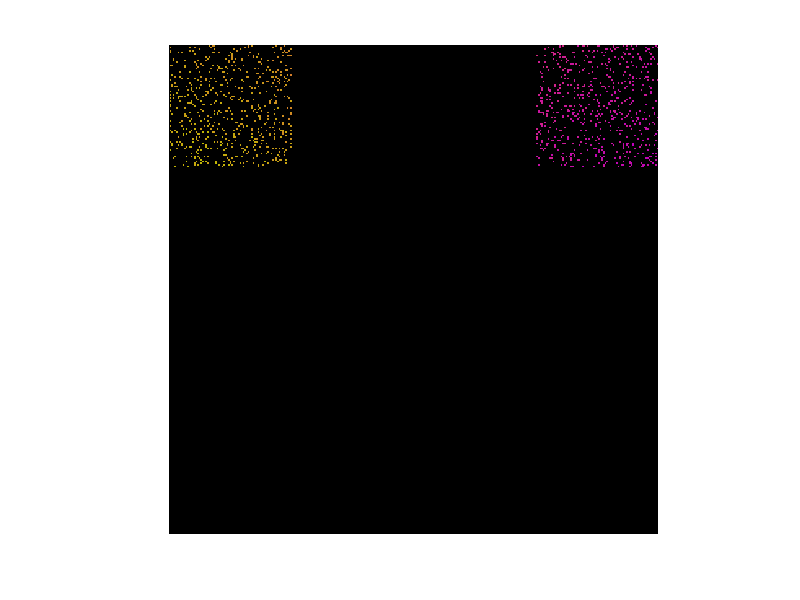

Here is the MATLAB script that generated this plot: (Note: this script raises an error after producing the figure.)
close all
clear
clc

%========================Good Presets==============================
% numAgents = 500;
% mapSize = 100;
% sensingRadius = 8;
% neighborToGoalForceRatio = 0.072;
%spawnType = 'RandomSpawn';
%===================================================================
% numAgents = 500;
% mapSize = 100;
% sensingRadius = 10;
% neighborToGoalForceRatio = 0.01;
% spawnType = 'OpposingCoordinatedSpawn';
%==================================================================
%numAgents = 300;
%mapSize = 156;
%sensingRadius = 20;
%neighborToGoalForceRatio = 0.4;
%movePerStepFraction = 8/10;
%spawnType = 'OpposingCoordinatedSpawn';
%==================================================================

numAgents = 1200; %number of agents
mapSize = 300; %x and y dimension of map
sensingRadius = 10; %Radius of sensing range for each agent (square sensing range)
neighborToGoalForceRatio = 0.8; %Ratio of the force from the goal point to the force exerted by one agent of the same color
movePerStepFraction = 8/10;

environment = zeros(mapSize, mapSize, 6); %X, Y for RGB and "contains agent" and GoalX,GoalY
imageResize = 10; %Makes the plot bigger

%spawnType = 'RandomSpawn';
%spawnType = 'CoordinatedSpawn';
spawnType = 'OpposingCoordinatedSpawn';

switch spawnType
    case 'RandomSpawn'
        %Place agents randomly on the map
        for i = 1:numAgents
            new = false;
            while not(new)
                randx = randi(mapSize);
                randy = randi(mapSize);
                if environment(randx,randy,4) == 0
                    new = true;
                end
            end
            environment(randx,randy,4) = 1; %The row coordinate is x, the column coordinate is y
        end
        
        %Set the goal positions of each agent to a random point on the map
        environment(:,:,5:6) = randi(mapSize,[mapSize,mapSize,2]) .* environment(:,:,4);
    case 'CoordinatedSpawn'
      %Place agents in the top left corner of the map
        for i = 1:numAgents
            new = false;
            while not(new)
                randx = randi(round(mapSize/4));
                randy = randi(round(mapSize/4));
                if environment(randx,randy,4) == 0
                    new = true;
                end
            end
            environment(randx,randy,4) = 1; %The row coordinate is x, the column coordinate is y
        end
        
        %Set the goal positions of each agent to a random point on the map
        environment(:,:,5:6) = randi(mapSize/2,[mapSize,mapSize,2]) .* environment(:,:,4); 
        environment(:,:,5:6) = environment(:,:,5:6) + mapSize/2;
    case 'OpposingCoordinatedSpawn'
        for i = 1:numAgents
            new = false;
            while not(new)
                randx = randi(round(mapSize/4));
                randy = randi(round(mapSize/4));
                if mod(i,2) == 0
                   randy = randy + mapSize*3/4; 
                   environment(randx,randy,5:6) = randi(round(mapSize/4),[1,1,2]); 
                   environment(randx,randy,5) = environment(randx,randy,5) + mapSize*3/4;
                else
                   environment(randx,randy,5:6) = randi(round(mapSize/4),[1,1,2]); 
                   environment(randx,randy,5:6) = environment(randx,randy,5:6) + mapSize*3/4;
                end
                if environment(randx,randy,4) == 0
                    new = true;
                end
            end
            environment(randx,randy,4) = 1; %The row coordinate is x, the column coordinate is y
        end
end

%Create matrix of indexes
IndexMat = zeros(mapSize, mapSize, 2); 
yIndex = 1:mapSize;
xIndex = (1:mapSize)';
for i = 1:mapSize
   IndexMat(:,i,1) = xIndex;
   IndexMat(i,:,2) = yIndex;
end

%Find unit vector to goal
unitToGoal = (environment(:,:,5:6) - IndexMat)./vecnorm(environment(:,:,5:6) - IndexMat,2,3);

%Find angle of unit vector to goal relative to x-axis
theta = mod(atan2(unitToGoal(:,:,2),unitToGoal(:,:,1)),2*pi);

%Set the color of each agent depending on their theta angle
environment(:,:,1) = ((theta < pi).*(255-theta*255/pi)) + ((theta >= pi).*(theta-pi)*255/pi);
environment(:,:,2) = (and(theta <= 5/3*pi,theta >= 2/3*pi).*(255-(theta-2/3*pi)*255/pi)) + ...
    ((theta > 5/3*pi).*(theta-5/3*pi)*255/pi) + ((theta < 2/3*pi).*((theta+1/3*pi)*255/pi));
environment(:,:,3) = (and(theta <= 4/3*pi,theta >= 1/3*pi).*(theta-1/3*pi)*255/pi) + ...
    ((theta < 1/3*pi).*(255-(theta+2/3*pi)*255/pi)) + ((theta > 4/3*pi).*(255-(theta-4/3*pi)*255/pi));

%Find the sum of the colors of each agent for normalization reasons
colorSum = environment(:,:,1) + environment(:,:,2) + environment(:,:,3);

%display the image showing locations and colors of every agent
imshow(floor(environment(:,:,1:3))./colorSum*1.5.*environment(:,:,4));

%===========================Main Loop==========================%
for t = 1:3000
    tic
    %find number of agents who have reached their goal points
    numAtGoal = sum(sum(vecnorm(environment(:,:,5:6) - IndexMat,2,3) == 0));
    %erase agents who have reached their goal points
    environment(:,:,:) = environment(:,:,:) .* (vecnorm(environment(:,:,5:6) - IndexMat,2,3) ~= 0);
    
    %spawn a new agent for each one that was erased
    for i = 1:numAtGoal
        
        new = false;
        switch spawnType
            case 'RandomSpawn'
                while not(new)
                    randx = randi(mapSize);
                    randy = randi(mapSize);
                    if environment(randx,randy,4) == 0
                        new = true;
                    end
                end
                environment(randx,randy,4) = 1; %The row coordinate is x, the column coordinate is y
                %Set new random goal point
                environment(randx,randy,5:6) = randi(mapSize,size(environment(randx,randy,5:6)));
            case 'CoordinatedSpawn'
                new = false;
                while not(new)
                    randx = randi(mapSize/4);
                    randy = randi(mapSize/4);
                    if environment(randx,randy,4) == 0
                        new = true;
                    end
                end
                environment(randx,randy,4) = 1; %The row coordinate is x, the column coordinate is y
                environment(randx,randy,5:6) = randi(mapSize/2,size(environment(randx,randy,5:6)));
                environment(randx,randy,5:6) = environment(randx,randy,5:6) + mapSize/2;
            case 'OpposingCoordinatedSpawn'
                    new = false;
                    while not(new)
                        randx = randi(mapSize/4);
                        randy = randi(mapSize/4);
                        if mod(i,2) == 0
                            randy = randy + mapSize*3/4;
                            environment(randx,randy,5:6) = randi(mapSize/4,[1,1,2]);
                            environment(randx,randy,5) = environment(randx,randy,5) + mapSize*3/4;
                        else
                            environment(randx,randy,5:6) = randi(mapSize/4,[1,1,2]);
                            environment(randx,randy,5:6) = environment(randx,randy,5:6) + mapSize*3/4;
                        end
                        if environment(randx,randy,4) == 0
                            new = true;
                        end
                    end
                    environment(randx,randy,4) = 1; %The row coordinate is x, the column coordinate is y
        end
    end
   
   %Update unitToGoal
   unitToGoal = (environment(:,:,5:6) - IndexMat)./vecnorm(environment(:,:,5:6) - IndexMat, 2, 3);

   %update theta
   theta = mod(atan2(unitToGoal(:,:,2),unitToGoal(:,:,1)),2*pi);
   
   %move agents
   [environment, theta] = moveAgents_Clump_Mitigating(environment, unitToGoal, sensingRadius, neighborToGoalForceRatio, theta, mapSize, movePerStepFraction);
   
   %Update unitToGoal
   unitToGoal = (environment(:,:,5:6) - IndexMat)./vecnorm(environment(:,:,5:6) - IndexMat, 2, 3);

   %update theta
   theta = mod(atan2(unitToGoal(:,:,2),unitToGoal(:,:,1)),2*pi);
   
   %------------------------------show image----------------------------%
   %Set the color of each agent depending on their theta angle
   environment(:,:,1) = ((theta < pi).*(255-theta*255/pi)) + ((theta >= pi).*(theta-pi)*255/pi);
   environment(:,:,2) = (and(theta <= 5/3*pi,theta >= 2/3*pi).*(255-(theta-2/3*pi)*255/pi)) + ...
       ((theta > 5/3*pi).*(theta-5/3*pi)*255/pi) + ((theta < 2/3*pi).*((theta+1/3*pi)*255/pi));
   environment(:,:,3) = (and(theta <= 4/3*pi,theta >= 1/3*pi).*(theta-1/3*pi)*255/pi) + ...
       ((theta < 1/3*pi).*(255-(theta+2/3*pi)*255/pi)) + ((theta > 4/3*pi).*(255-(theta-4/3*pi)*255/pi));
   
   %Find the sum of the colors of each agent for normalization reasons
   colorSum = environment(:,:,1) + environment(:,:,2) + environment(:,:,3);
   
   %display the image showing locations and colors of every agent
   img = floor(environment(:,:,1:3))./colorSum*1.5.*environment(:,:,4);
   img = imresize(img, imageResize);
   imshow(img);
   %--------------------------------------------------------------------%
   disp(toc)
   
%    F(t) = getframe(gcf);
end

% video = VideoWriter('Crossing_Streams', 'MPEG-4');
% open(video);
% writeVideo(video, F);
% close(video)













